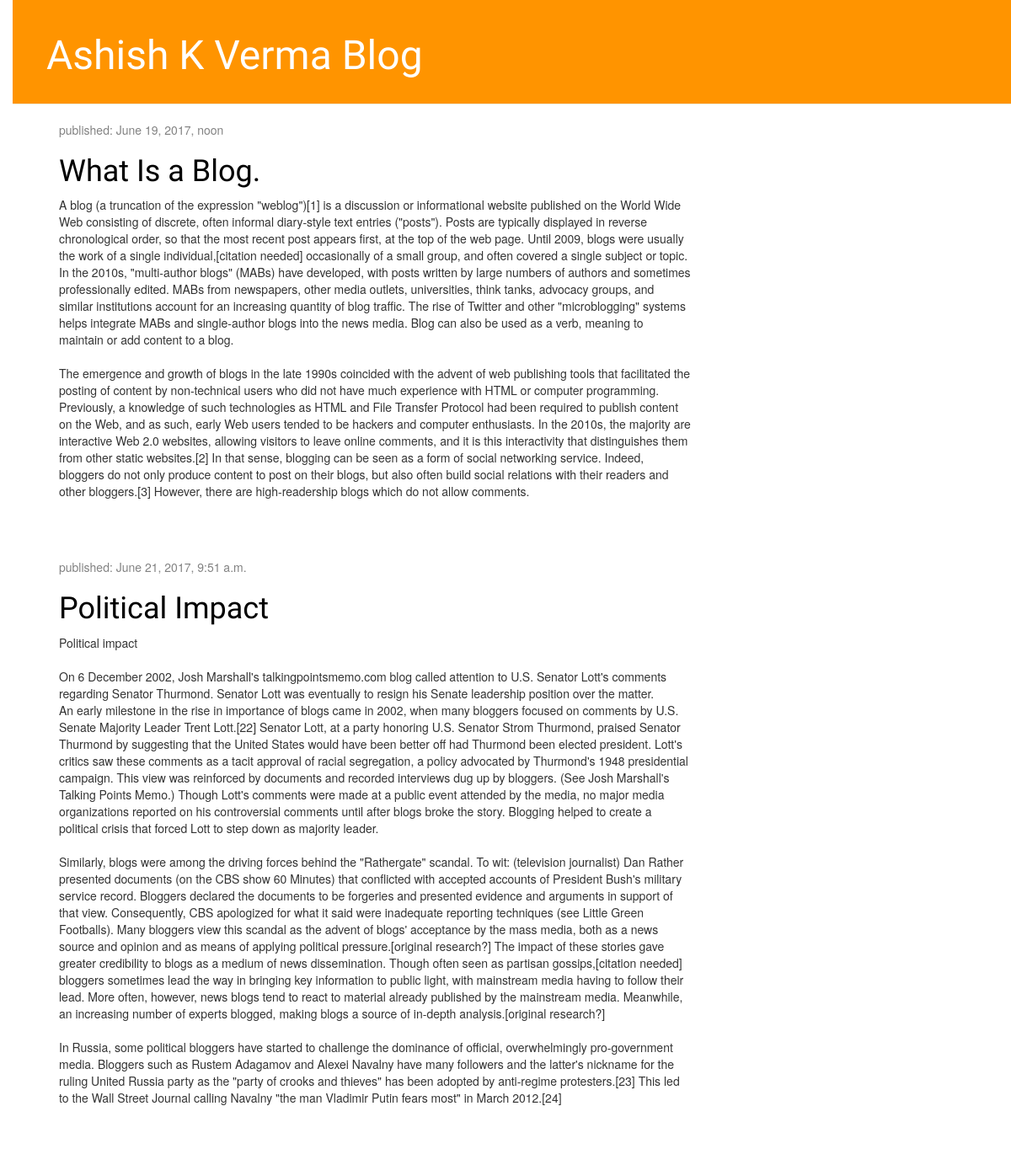
The page / on the database its author committed.
### blog/models.py (models this page shows, shortened)
class Post(models.Model):
    author = models.ForeignKey('auth.User')
    title = models.CharField(max_length=200)
    text = models.TextField()
    created_date = models.DateTimeField(
            default=timezone.now)
    published_date = models.DateTimeField(
            blank=True, null=True)

### blog/views.py (the view)
# urls.py: url(r'^$', views.post_list, name='post_list'),
def post_list(request):
    posts = Post.objects.all()
    return render(request, 'blog/post_list.html', {'posts': posts})

### blog/templates/blog/post_list.html (shortened to what this page needs)
{% extends 'blog/base.html' %} {% block content %}
<div class="content container">
    <div class="row">
        <div class="col-md-8">
            {% for post in posts %}
            <div class="post">
                <div class="date">
                    <p>published: {{ post.published_date }}</p>
                </div>
                <h1><a href="{% url 'post_detail' pk=post.pk %}">{{ post.title }}</a></h1>
                <p>{{ post.text|linebreaksbr }}</p>
            </div>
            {% endfor %}
        </div>
    </div>
</div>
 {%endblock%}

### blog/static/css/blog.css (style rules this page uses)
body { padding-left: 15px; }
h1 a { color: black; }
h1 a { color: #FCA205; font-family: 'Mogra', cursive; }
.content { margin-left: 40px; }
h1, h2, h3, h4 { font-family: 'Lobster', cursive; }
.date { color: #828282; }
.post { margin-bottom: 70px; }
.post h1 a, .post h1 a:visited { color: #000000; }

### rows shown on the page
Post: published_date "June 19, 2017, noon", title "What Is a Blog.", text "A blog (a truncation of the expression \"weblog\")[1] is a discussion or informational website published on the World Wide Web consisting of discrete, often informal diary-style text entries (\"posts\"). Posts are typically displayed in reverse chronological order, so that the most recent post appears first, at the top of the web page. Until 2009, blogs were usually the work of a single individual,[citation needed] occasionally of a small group, and often covered a single subject or topic. In the 2010s, \"multi-author blogs\" (MABs) have developed, with posts written by large numbers of authors and sometimes professionally edited. MABs from newspapers, other media outlets, universities, think…"
Post: published_date "June 21, 2017, 9:51 a.m.", title "Political Impact", text "Political impact On 6 December 2002, Josh Marshall's talkingpointsmemo.com blog called attention to U.S. Senator Lott's comments regarding Senator Thurmond. Senator Lott was eventually to resign his Senate leadership position over the matter. An early milestone in the rise in importance of blogs came in 2002, when many bloggers focused on comments by U.S. Senate Majority Leader Trent Lott.[22] Senator Lott, at a party honoring U.S. Senator Strom Thurmond, praised Senator Thurmond by suggesting that the United States would have been better off had Thurmond been elected president. Lott's critics saw these comments as a tacit approval of racial segregation, a policy advocated by Thurmond's…"
